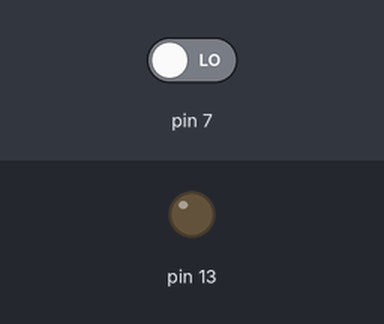
A sketch run on a simulated Arduino Uno, built with avr-gcc and run on an emulated ATmega328P. On the bench: output pins drawn as LEDs (lit = HIGH). Inputs (shaded band) come from the test bench; at power-on: pin 7 LOW.

Above: at 1.2 s.
1.3 s: pin 7 driven HIGH
At 1.7 s:
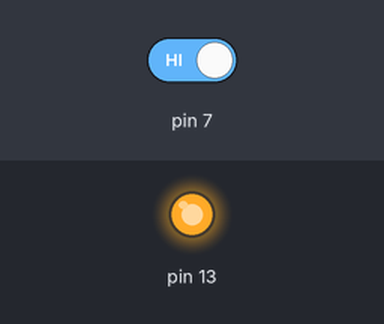
2.8 s: pin 7 driven LOW
At 4.0 s:
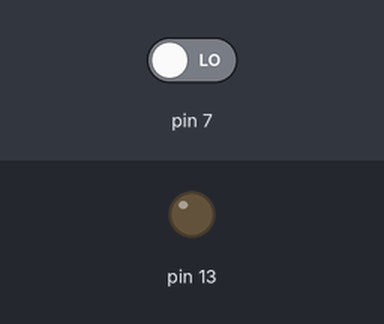
Timing chart, 0 to 5.8 s (numbered marks = the images above; inputs shaded):
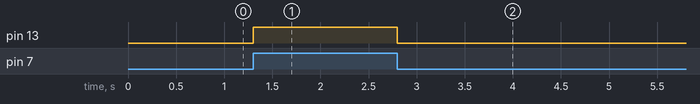

The sketch:

butonLedYak_4.ino
```cpp
void setup() {
  // put your setup code here, to run once:
  pinMode(7,INPUT);
  pinMode(13,OUTPUT);
}

void loop() {
  // put your main code here, to run repeatedly:
  //butona basılınca +5V yani digital 1 gelecek yani HIGH
  //butona basılmayınca 0V yani digital 0 gelecek yani LOW

  int okunanDeger = digitalRead(7);//7 nolu digital pini oku
  if(okunanDeger==1)//eğer butona basılı ise
    digitalWrite(13,HIGH);
  if(okunanDeger==0)//eğer butona basılı değil ise
    digitalWrite(13,LOW);
}
```

Measured:
- after the input at 1.3 s, pin 13: LOW → HIGH at once
- after the input at 2.8 s, pin 13: HIGH → LOW at once
